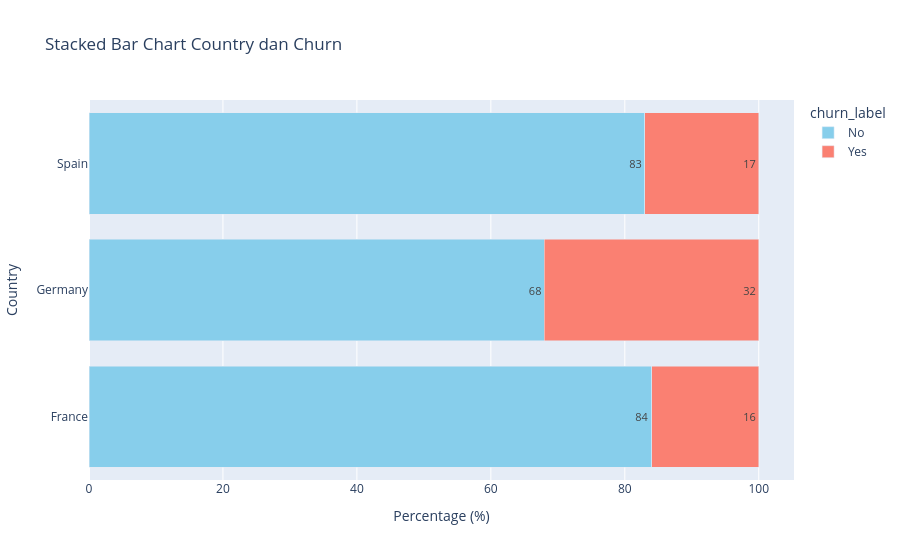

Notebook cell for this chart:
### Code cell
country_churn['churn_label'] = country_churn['churn'].map({0: 'No', 1: 'Yes'})

fig = px.bar(country_churn, 
             x='churn_percentage',  # Ini horizontal axis (nilai)
             y='country',  # Ini vertical axis (kategori)
             color='churn_label',
             color_discrete_map={'No': 'skyblue', 'Yes': 'salmon'},
             orientation='h',  # Horizontal orientation
             title='Stacked Bar Chart Country dan Churn', 
             text='churn_percentage',
             labels={'churn_percentage': 'Percentage (%)', 'country': 'Country'})

fig.update_layout(barmode='stack')  # 100% stacked
fig.update_traces(textposition='inside', textfont=dict(size=11))

fig.show()

### Figure 1 — Plotly figure (JSON) as saved in the notebook; plotly's stock layout.template omitted (floating-point values rounded to 4 significant figures)
{"data": [{"hovertemplate": "churn_label=No<br>Percentage (%)=%{text}<br>Country=%{y}<extra></extra>", "legendgroup": "No", "marker": {"color": "skyblue", "pattern": {"shape": ""}}, "name": "No", "orientation": "h", "showlegend": true, "text": [84.0, 68.0, 83.0], "textfont": {"size": 11}, "textposition": "inside", "type": "bar", "x": [84.0, 68.0, 83.0], "xaxis": "x", "y": ["France", "Germany", "Spain"], "yaxis": "y"}, {"hovertemplate": "churn_label=Yes<br>Percentage (%)=%{text}<br>Country=%{y}<extra></extra>", "legendgroup": "Yes", "marker": {"color": "salmon", "pattern": {"shape": ""}}, "name": "Yes", "orientation": "h", "showlegend": true, "text": [16.0, 32.0, 17.0], "textfont": {"size": 11}, "textposition": "inside", "type": "bar", "x": [16.0, 32.0, 17.0], "xaxis": "x", "y": ["France", "Germany", "Spain"], "yaxis": "y"}], "layout": {"barmode": "stack", "legend": {"title": {"text": "churn_label"}, "tracegroupgap": 0}, "title": {"text": "Stacked Bar Chart Country dan Churn"}, "xaxis": {"anchor": "y", "domain": [0, 1], "title": {"text": "Percentage (%)"}}, "yaxis": {"anchor": "x", "domain": [0, 1], "title": {"text": "Country"}}}}
